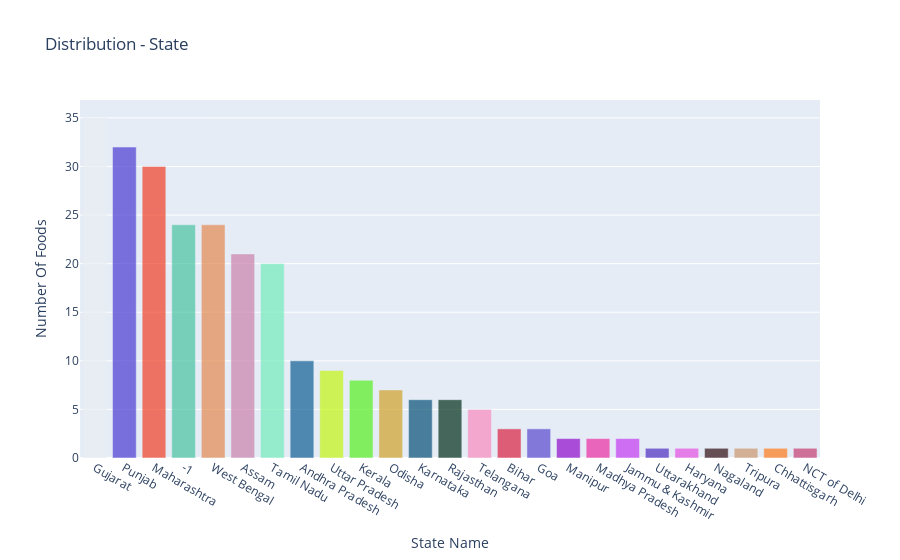

Here is the notebook cell this chart was saved with:
### Markdown cell above
# Distribution Of State

### Code cell
trace1 = go.Bar(x=data.state.value_counts().index
          ,y=data.state.value_counts().values
          ,marker=dict(color=random_color(len(data.state.value_counts())))
          )

layout = go.Layout(title="Distribution - State",
                   xaxis=dict(title="State Name")
                  ,yaxis=dict(title="Number Of Foods"))


figure = go.Figure(data=trace1,layout=layout)
iplot(figure)

### Figure 1 — Plotly figure (JSON) as saved in the notebook; plotly's stock layout.template omitted (floating-point values rounded to 4 significant figures)
{"data": [{"marker": {"color": ["rgba(233,238,242,0.7)", "rgba(74,58,210,0.7)", "rgba(243,63,37,0.7)", "rgba(73,196,162,0.7)", "rgba(228,137,79,0.7)", "rgba(203,129,171,0.7)", "rgba(114,237,187,0.7)", "rgba(15,93,147,0.7)", "rgba(196,246,18,0.7)", "rgba(87,240,33,0.7)", "rgba(208,162,41,0.7)", "rgba(6,79,117,0.7)", "rgba(2,46,26,0.7)", "rgba(249,138,191,0.7)", "rgba(218,33,65,0.7)", "rgba(89,72,207,0.7)", "rgba(145,10,204,0.7)", "rgba(236,45,163,0.7)", "rgba(195,58,243,0.7)", "rgba(78,44,193,0.7)", "rgba(229,79,227,0.7)", "rgba(48,14,16,0.7)", "rgba(204,152,109,0.7)", "rgba(255,122,26,0.7)", "rgba(199,61,115,0.7)"]}, "type": "bar", "x": ["Gujarat", "Punjab", "Maharashtra", "-1", "West Bengal", "Assam", "Tamil Nadu", "Andhra Pradesh", "Uttar Pradesh", "Kerala", "Odisha", "Karnataka", "Rajasthan", "Telangana", "Bihar", "Goa", "Manipur", "Madhya Pradesh", "Jammu & Kashmir", "Uttarakhand", "Haryana", "Nagaland", "Tripura", "Chhattisgarh", "NCT of Delhi"], "y": [35, 32, 30, 24, 24, 21, 20, 10, 9, 8, 7, 6, 6, 5, 3, 3, 2, 2, 2, 1, 1, 1, 1, 1, 1]}], "layout": {"title": {"text": "Distribution - State"}, "xaxis": {"title": {"text": "State Name"}}, "yaxis": {"title": {"text": "Number Of Foods"}}}}
